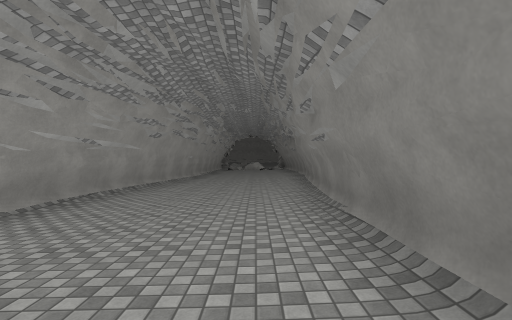
view 1 (above)

16 first-person views from a walk through a 3-D level made in the Unity game engine. The camera is 1.5 m above the floor, looks level and sees 85° across. The floor is counted in squares, 2 m on a side. Each view is taken from the middle of a square. On the plan, view 1 faces up. The plan holds only what a view shows up to about 10 squares ahead; the rest is blank. The place goes on beyond the plan. The player is left out. Some animated figures are left out. Surface patterns are stand-ins for the level's own textures.

view 2
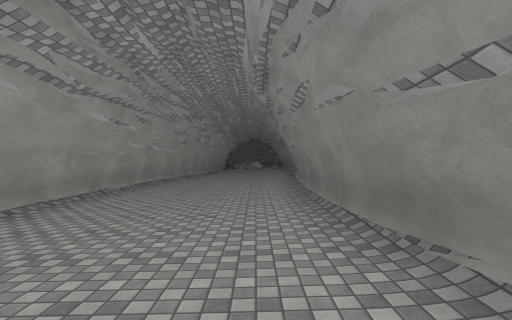

view 3
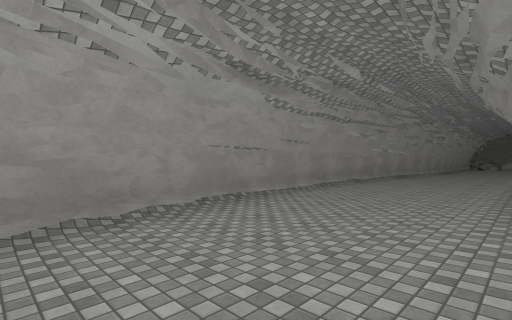

view 4
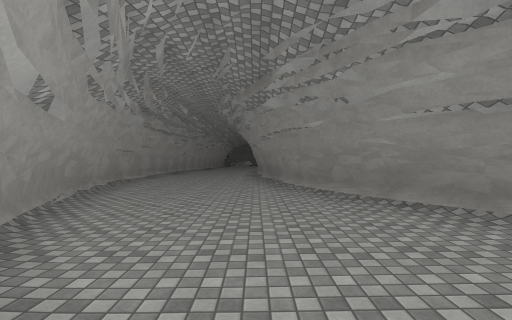

view 5
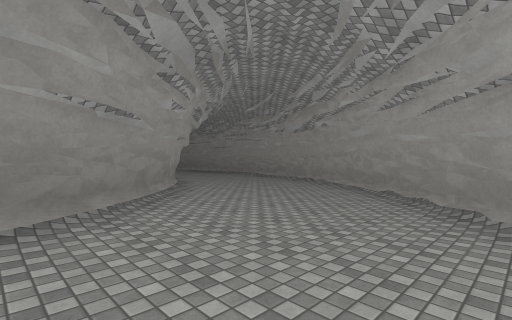

view 6
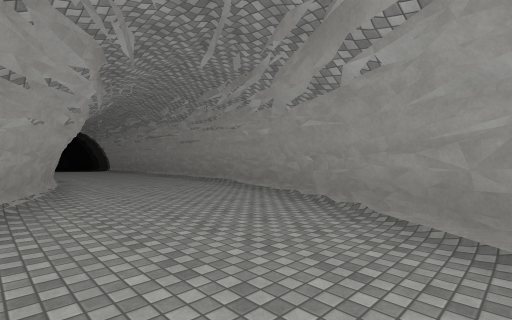

view 7
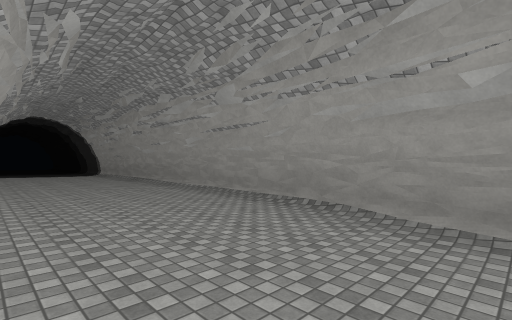

view 8
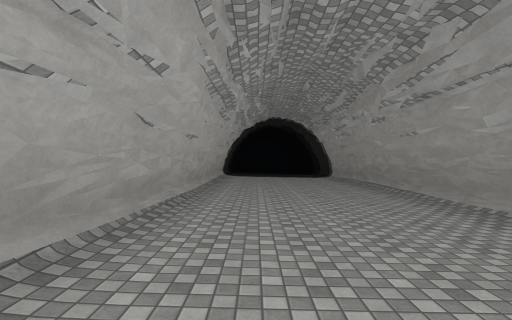

view 9
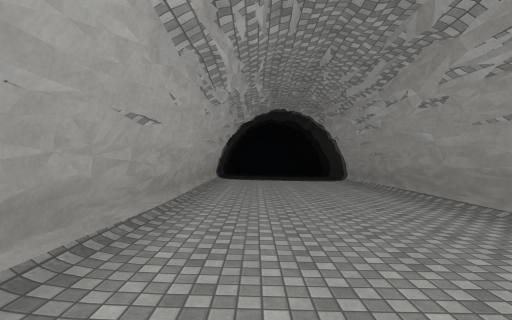

view 10
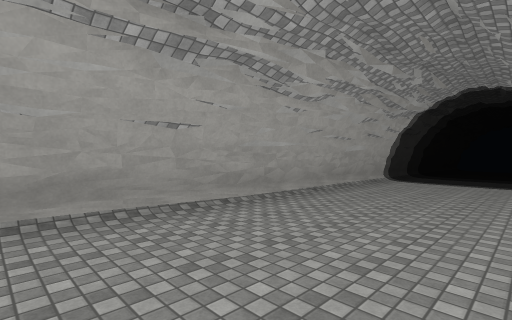

view 11
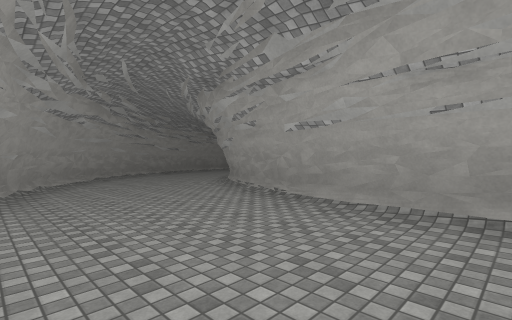

view 12
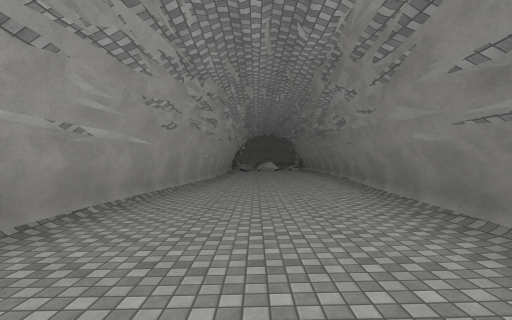

view 13
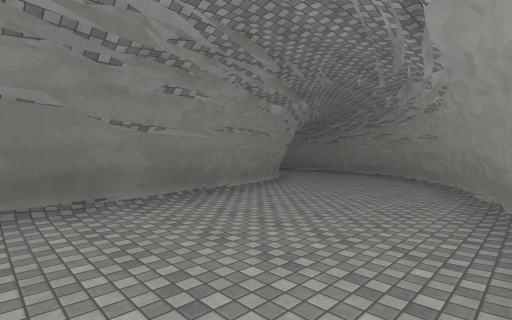

view 14
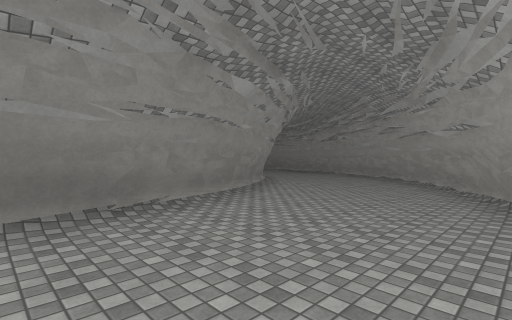

view 15
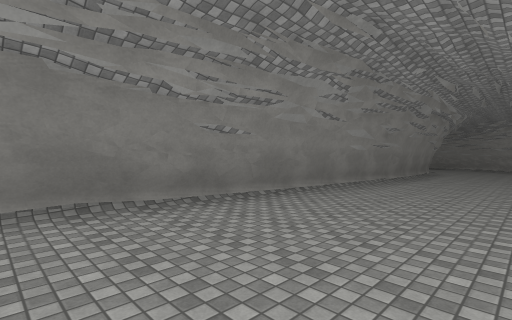

view 16
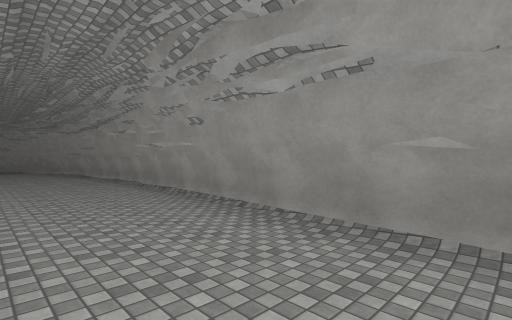

### Floor plan
Points are (right, up) in squares from view 1. A wall is a line through its corners. A room is listed if a view was taken in it or the views show most of it. See-through windows are left out.
Room 1 (views 1, 2, 3, 4, 5, 6, 7, 8, 9, 10, 11, 12, 13, 14, 15, 16)
walls: (4.4, -8.9) (2.6, -6.3); (4.9, -9.3) (4.3, -8.8); (5.5, -10) (4, -8.3); (3.1, -7.1) (2.2, -5.4); (2.8, -6.9) (1.6, -3.8); (6.4, -10.6) (5.1, -9.5); (2, -5.5) (1.3, -2.4); (7.5, -11.3) (5.9, -10.3); (0.4, -11.2) (2.2, -13); (1.4, -12.5) (3.4, -14.1); (2.5, -13.4) (5.6, -15.4); (-1.1, -9.3) (1.7, -12.9); (-1.3, -8.7) (-0.2, -10.5); (4.7, -14.9) (6.9, -16); (1.5, -3.4) (0.8, 2.4); (5.6, -15.2) (6.9, -15.8); (9.8, -12.3) (6.3, -10.6); (-2.3, -6.5) (-1, -9.4); (-2.3, -5.8) (-1.8, -7.5); (6.4, -15.8) (10.4, -17); (10.6, -12.3) (7.8, -11.4); (1.1, -0.5) (1.1, 2.5); (9.1, -16.7) (14.5, -17.5); (-3.2, -2.9) (-2.2, -6.8); (13.5, -12.8) (9.8, -12.2); (-3.5, -0.9) (-3.1, -3.3); (0.9, 1.6) (2, 12); (0.9, 2.7) (1, 3.2); (12.8, -17.4) (23, -17.4); (13.7, -17.2) (15.2, -17.3); (1.1, 4) (1.1, 5.5); (16.9, -12.8) (16, -12.9); (-3.5, 2.9) (-3.4, -2.1); (-3.3, 3.8) (-3.3, 2); (18.8, -12.6) (18.1, -12.6); (20.3, -12.4) (19.7, -12.5); (-3.3, 6.2) (-3.3, 5.6); (-3.6, 6.1) (-3.6, 5.6); (20.5, -12.7) (20, -12.7); (21.4, -12.8) (20.6, -12.7); (20.3, -17.3) (22.5, -17.1); (-3, 8.1) (-3.1, 7.5); (24.8, -12.8) (11.7, -12.6); (-2.8, 12.1) (-3.7, 2.1)
low walls: (10.7, -12.2) (9.9, -12.1)

Positions as (right, up) in squares from view 1, and headings:
1: (0, 0), facing up
2: (0, -3), facing up
3: (1, -6), facing up-left
4: (1, -11), facing up
5: (0, -7), facing down-right
6: (3, -11), facing down-right
7: (8, -13), facing down-right
8: (11, -14), facing right
9: (13, -14), facing right
10: (14, -16), facing up-right
11: (13, -16), facing up-left
12: (-1, 2), facing up
13: (-3, 0), facing down-right
14: (-2, -2), facing down-right
15: (-2, 12), facing down-right
16: (0, 12), facing down-left
